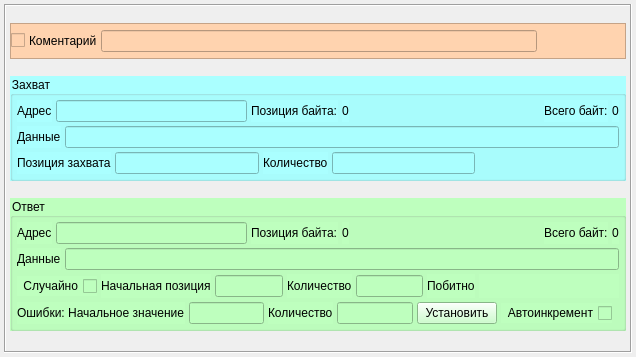
<?xml version="1.0" encoding="UTF-8"?>
<ui version="4.0">
 <class>CaptureAnswerView</class>
 <widget class="QWidget" name="CaptureAnswerView">
  <property name="geometry">
   <rect>
    <x>0</x>
    <y>0</y>
    <width>636</width>
    <height>357</height>
   </rect>
  </property>
  <property name="sizePolicy">
   <sizepolicy hsizetype="Preferred" vsizetype="Fixed">
    <horstretch>0</horstretch>
    <verstretch>0</verstretch>
   </sizepolicy>
  </property>
  <property name="windowTitle">
   <string>Form</string>
  </property>
  <layout class="QGridLayout" name="gridLayout">
   <property name="leftMargin">
    <number>4</number>
   </property>
   <property name="topMargin">
    <number>4</number>
   </property>
   <property name="rightMargin">
    <number>4</number>
   </property>
   <property name="bottomMargin">
    <number>4</number>
   </property>
   <property name="spacing">
    <number>4</number>
   </property>
   <item row="0" column="0">
    <widget class="QFrame" name="frame">
     <property name="frameShape">
      <enum>QFrame::Shape::Box</enum>
     </property>
     <property name="frameShadow">
      <enum>QFrame::Shadow::Sunken</enum>
     </property>
     <layout class="QVBoxLayout" name="verticalLayout_3">
      <property name="spacing">
       <number>4</number>
      </property>
      <property name="leftMargin">
       <number>4</number>
      </property>
      <property name="topMargin">
       <number>4</number>
      </property>
      <property name="rightMargin">
       <number>4</number>
      </property>
      <property name="bottomMargin">
       <number>4</number>
      </property>
      <item>
       <widget class="QFrame" name="frameComment">
        <property name="sizePolicy">
         <sizepolicy hsizetype="Preferred" vsizetype="Fixed">
          <horstretch>0</horstretch>
          <verstretch>0</verstretch>
         </sizepolicy>
        </property>
        <property name="minimumSize">
         <size>
          <width>0</width>
          <height>0</height>
         </size>
        </property>
        <property name="maximumSize">
         <size>
          <width>16777215</width>
          <height>36</height>
         </size>
        </property>
        <property name="styleSheet">
         <string notr="true">background-color: rgb(255, 211, 175);</string>
        </property>
        <property name="frameShape">
         <enum>QFrame::Shape::StyledPanel</enum>
        </property>
        <property name="frameShadow">
         <enum>QFrame::Shadow::Raised</enum>
        </property>
        <layout class="QGridLayout" name="gridLayout_2">
         <property name="leftMargin">
          <number>0</number>
         </property>
         <property name="topMargin">
          <number>0</number>
         </property>
         <property name="rightMargin">
          <number>0</number>
         </property>
         <property name="bottomMargin">
          <number>0</number>
         </property>
         <property name="spacing">
          <number>0</number>
         </property>
         <item row="0" column="0">
          <layout class="QHBoxLayout" name="layoutComment">
           <property name="spacing">
            <number>4</number>
           </property>
           <item>
            <widget class="QCheckBox" name="select_check">
             <property name="layoutDirection">
              <enum>Qt::LayoutDirection::RightToLeft</enum>
             </property>
             <property name="text">
              <string/>
             </property>
            </widget>
           </item>
           <item>
            <widget class="QLabel" name="comment_lbl">
             <property name="text">
              <string>Коментарий</string>
             </property>
            </widget>
           </item>
           <item>
            <widget class="QLineEdit" name="comment_le">
             <property name="clearButtonEnabled">
              <bool>false</bool>
             </property>
            </widget>
           </item>
           <item>
            <widget class="QPushButton" name="expand_btn">
             <property name="maximumSize">
              <size>
               <width>16777215</width>
               <height>16777215</height>
              </size>
             </property>
             <property name="toolTip">
              <string>&lt;html&gt;&lt;head/&gt;&lt;body&gt;&lt;p&gt;Развернуть&lt;/p&gt;&lt;/body&gt;&lt;/html&gt;</string>
             </property>
             <property name="styleSheet">
              <string notr="true"/>
             </property>
             <property name="text">
              <string/>
             </property>
             <property name="icon">
              <iconset resource="../../images.qrc">
               <normaloff>:/images/down_gray.png</normaloff>
               <normalon>:/images/up_gray.png</normalon>:/images/down_gray.png</iconset>
             </property>
             <property name="checkable">
              <bool>true</bool>
             </property>
             <property name="checked">
              <bool>false</bool>
             </property>
             <property name="default">
              <bool>false</bool>
             </property>
             <property name="flat">
              <bool>true</bool>
             </property>
            </widget>
           </item>
           <item>
            <widget class="QPushButton" name="delete_btn">
             <property name="maximumSize">
              <size>
               <width>16777215</width>
               <height>16777215</height>
              </size>
             </property>
             <property name="toolTip">
              <string>&lt;html&gt;&lt;head/&gt;&lt;body&gt;&lt;p&gt;Удалить&lt;/p&gt;&lt;/body&gt;&lt;/html&gt;</string>
             </property>
             <property name="styleSheet">
              <string notr="true">QPushButton:hover{background: red;}</string>
             </property>
             <property name="text">
              <string/>
             </property>
             <property name="icon">
              <iconset resource="../../images.qrc">
               <normaloff>:/images/krest_black.png</normaloff>:/images/krest_black.png</iconset>
             </property>
             <property name="default">
              <bool>false</bool>
             </property>
             <property name="flat">
              <bool>true</bool>
             </property>
            </widget>
           </item>
          </layout>
         </item>
        </layout>
       </widget>
      </item>
      <item>
       <widget class="QGroupBox" name="capture_gbox">
        <property name="sizePolicy">
         <sizepolicy hsizetype="Preferred" vsizetype="Fixed">
          <horstretch>0</horstretch>
          <verstretch>0</verstretch>
         </sizepolicy>
        </property>
        <property name="maximumSize">
         <size>
          <width>16777215</width>
          <height>16777215</height>
         </size>
        </property>
        <property name="styleSheet">
         <string notr="true">background-color: rgb(170, 255, 255);</string>
        </property>
        <property name="title">
         <string>Захват</string>
        </property>
        <layout class="QVBoxLayout" name="verticalLayout">
         <property name="spacing">
          <number>4</number>
         </property>
         <property name="leftMargin">
          <number>4</number>
         </property>
         <property name="topMargin">
          <number>4</number>
         </property>
         <property name="rightMargin">
          <number>4</number>
         </property>
         <property name="bottomMargin">
          <number>4</number>
         </property>
         <item>
          <layout class="QHBoxLayout" name="captureLayoutAddress">
           <property name="spacing">
            <number>4</number>
           </property>
           <item>
            <widget class="QLabel" name="capture_addr_just_lbl">
             <property name="text">
              <string>Адрес</string>
             </property>
            </widget>
           </item>
           <item>
            <widget class="QLineEdit" name="capture_id_le"/>
           </item>
           <item>
            <widget class="QLabel" name="capture_byte_pos_just_lbl">
             <property name="text">
              <string>Позиция байта:</string>
             </property>
            </widget>
           </item>
           <item>
            <widget class="QLabel" name="capture_byte_pos_lbl">
             <property name="text">
              <string>0</string>
             </property>
            </widget>
           </item>
           <item>
            <spacer name="horizontalSpacer">
             <property name="orientation">
              <enum>Qt::Orientation::Horizontal</enum>
             </property>
             <property name="sizeHint" stdset="0">
              <size>
               <width>40</width>
               <height>20</height>
              </size>
             </property>
            </spacer>
           </item>
           <item>
            <widget class="QLabel" name="capture_byte_count_just_lbl">
             <property name="text">
              <string>Всего байт:</string>
             </property>
            </widget>
           </item>
           <item>
            <widget class="QLabel" name="capture_byte_count_lbl">
             <property name="text">
              <string>0</string>
             </property>
            </widget>
           </item>
          </layout>
         </item>
         <item>
          <layout class="QHBoxLayout" name="captureLayoutData">
           <property name="spacing">
            <number>4</number>
           </property>
           <item>
            <widget class="QLabel" name="capture_data_just_lbl">
             <property name="text">
              <string>Данные</string>
             </property>
            </widget>
           </item>
           <item>
            <widget class="HexEditView" name="capture_data_le">
             <property name="font">
              <font>
               <family>Consolas</family>
               <pointsize>9</pointsize>
              </font>
             </property>
            </widget>
           </item>
          </layout>
         </item>
         <item>
          <layout class="QHBoxLayout" name="captureLayoutPos">
           <property name="spacing">
            <number>4</number>
           </property>
           <item>
            <widget class="QLabel" name="capture_position_just_lbl">
             <property name="text">
              <string>Позиция захвата</string>
             </property>
            </widget>
           </item>
           <item>
            <widget class="QLineEdit" name="capture_position_le">
             <property name="enabled">
              <bool>false</bool>
             </property>
            </widget>
           </item>
           <item>
            <widget class="QLabel" name="capture_bytes_num_just_lbl">
             <property name="text">
              <string>Количество</string>
             </property>
            </widget>
           </item>
           <item>
            <widget class="QLineEdit" name="capture_bytes_num_le"/>
           </item>
           <item>
            <spacer name="horizontalSpacer_2">
             <property name="orientation">
              <enum>Qt::Orientation::Horizontal</enum>
             </property>
             <property name="sizeHint" stdset="0">
              <size>
               <width>40</width>
               <height>20</height>
              </size>
             </property>
            </spacer>
           </item>
          </layout>
         </item>
        </layout>
       </widget>
      </item>
      <item>
       <widget class="QGroupBox" name="answer_gbox">
        <property name="sizePolicy">
         <sizepolicy hsizetype="Preferred" vsizetype="Fixed">
          <horstretch>0</horstretch>
          <verstretch>0</verstretch>
         </sizepolicy>
        </property>
        <property name="styleSheet">
         <string notr="true">background-color: rgb(190, 255, 190);</string>
        </property>
        <property name="title">
         <string>Ответ</string>
        </property>
        <layout class="QVBoxLayout" name="verticalLayout_2">
         <property name="spacing">
          <number>4</number>
         </property>
         <property name="leftMargin">
          <number>4</number>
         </property>
         <property name="topMargin">
          <number>4</number>
         </property>
         <property name="rightMargin">
          <number>4</number>
         </property>
         <property name="bottomMargin">
          <number>4</number>
         </property>
         <item>
          <layout class="QHBoxLayout" name="answerLayoutAddress">
           <property name="spacing">
            <number>4</number>
           </property>
           <item>
            <widget class="QLabel" name="answer_id_just_lbl">
             <property name="text">
              <string>Адрес</string>
             </property>
            </widget>
           </item>
           <item>
            <widget class="QLineEdit" name="answer_id_le"/>
           </item>
           <item>
            <widget class="QLabel" name="answer_byte_pos_just_lbl">
             <property name="text">
              <string>Позиция байта:</string>
             </property>
            </widget>
           </item>
           <item>
            <widget class="QLabel" name="answer_byte_pos_lbl">
             <property name="text">
              <string>0</string>
             </property>
            </widget>
           </item>
           <item>
            <spacer name="horizontalSpacer_3">
             <property name="orientation">
              <enum>Qt::Orientation::Horizontal</enum>
             </property>
             <property name="sizeHint" stdset="0">
              <size>
               <width>40</width>
               <height>20</height>
              </size>
             </property>
            </spacer>
           </item>
           <item>
            <widget class="QLabel" name="answer_byte_count_just_lbl">
             <property name="text">
              <string>Всего байт:</string>
             </property>
            </widget>
           </item>
           <item>
            <widget class="QLabel" name="answer_byte_count_lbl">
             <property name="text">
              <string>0</string>
             </property>
            </widget>
           </item>
          </layout>
         </item>
         <item>
          <layout class="QHBoxLayout" name="answerLayoutData">
           <property name="spacing">
            <number>4</number>
           </property>
           <item>
            <widget class="QLabel" name="answer_data_just_lbl">
             <property name="text">
              <string>Данные</string>
             </property>
            </widget>
           </item>
           <item>
            <widget class="HexEditView" name="answer_data_le">
             <property name="font">
              <font>
               <family>Consolas</family>
               <pointsize>9</pointsize>
              </font>
             </property>
            </widget>
           </item>
          </layout>
         </item>
         <item>
          <layout class="QHBoxLayout" name="answerLayoutRandom">
           <property name="spacing">
            <number>4</number>
           </property>
           <item>
            <widget class="QCheckBox" name="answer_random_check">
             <property name="layoutDirection">
              <enum>Qt::LayoutDirection::RightToLeft</enum>
             </property>
             <property name="text">
              <string>Случайно</string>
             </property>
            </widget>
           </item>
           <item>
            <widget class="QLabel" name="answer_random_position_just_lbl">
             <property name="text">
              <string>Начальная позиция</string>
             </property>
            </widget>
           </item>
           <item>
            <widget class="QLineEdit" name="answer_random_position_le"/>
           </item>
           <item>
            <widget class="QLabel" name="answer_random_bytes_num_just_lbl">
             <property name="text">
              <string>Количество</string>
             </property>
            </widget>
           </item>
           <item>
            <widget class="QLineEdit" name="answer_random_bytes_num_le"/>
           </item>
           <item>
            <widget class="QLabel" name="bits_name_lbl">
             <property name="text">
              <string>Побитно</string>
             </property>
            </widget>
           </item>
           <item>
            <widget class="BitsWidget" name="bits" native="true">
             <property name="minimumSize">
              <size>
               <width>140</width>
               <height>24</height>
              </size>
             </property>
             <property name="maximumSize">
              <size>
               <width>140</width>
               <height>24</height>
              </size>
             </property>
            </widget>
           </item>
           <item>
            <spacer name="horizontalSpacer_4">
             <property name="orientation">
              <enum>Qt::Orientation::Horizontal</enum>
             </property>
             <property name="sizeHint" stdset="0">
              <size>
               <width>40</width>
               <height>20</height>
              </size>
             </property>
            </spacer>
           </item>
          </layout>
         </item>
         <item>
          <layout class="QHBoxLayout" name="answerLayoutError">
           <item>
            <widget class="QLabel" name="errors_lbl">
             <property name="text">
              <string>Ошибки: Начальное значение</string>
             </property>
            </widget>
           </item>
           <item>
            <widget class="QLineEdit" name="begin_value_err_le"/>
           </item>
           <item>
            <widget class="QLabel" name="size_err_just_lbl">
             <property name="text">
              <string>Количество</string>
             </property>
            </widget>
           </item>
           <item>
            <widget class="QLineEdit" name="size_err_le">
             <property name="text">
              <string/>
             </property>
            </widget>
           </item>
           <item>
            <widget class="QPushButton" name="set_err_btn">
             <property name="text">
              <string>Установить</string>
             </property>
            </widget>
           </item>
           <item>
            <widget class="QCheckBox" name="autoinc_err_check">
             <property name="layoutDirection">
              <enum>Qt::LayoutDirection::RightToLeft</enum>
             </property>
             <property name="text">
              <string>Автоинкремент</string>
             </property>
            </widget>
           </item>
           <item>
            <spacer name="horizontalSpacer_5">
             <property name="orientation">
              <enum>Qt::Orientation::Horizontal</enum>
             </property>
             <property name="sizeHint" stdset="0">
              <size>
               <width>40</width>
               <height>20</height>
              </size>
             </property>
            </spacer>
           </item>
          </layout>
         </item>
        </layout>
       </widget>
      </item>
     </layout>
    </widget>
   </item>
  </layout>
 </widget>
 <customwidgets>
  <customwidget>
   <class>HexEditView</class>
   <extends>QLineEdit</extends>
   <header>hex_edit_view.h</header>
  </customwidget>
  <customwidget>
   <class>BitsWidget</class>
   <extends>QWidget</extends>
   <header>bits_widget.h</header>
   <container>1</container>
  </customwidget>
 </customwidgets>
 <resources>
  <include location="../../images.qrc"/>
 </resources>
 <connections/>
</ui>
